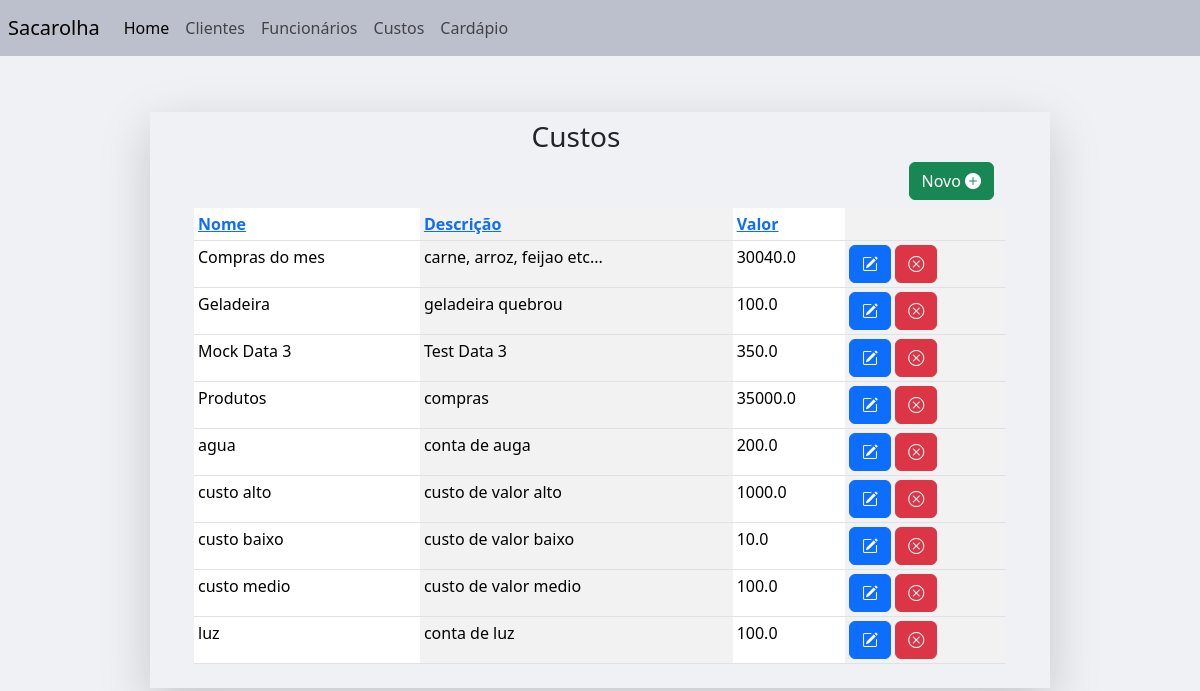
Before: /custo_list (signed in) with the older database file.
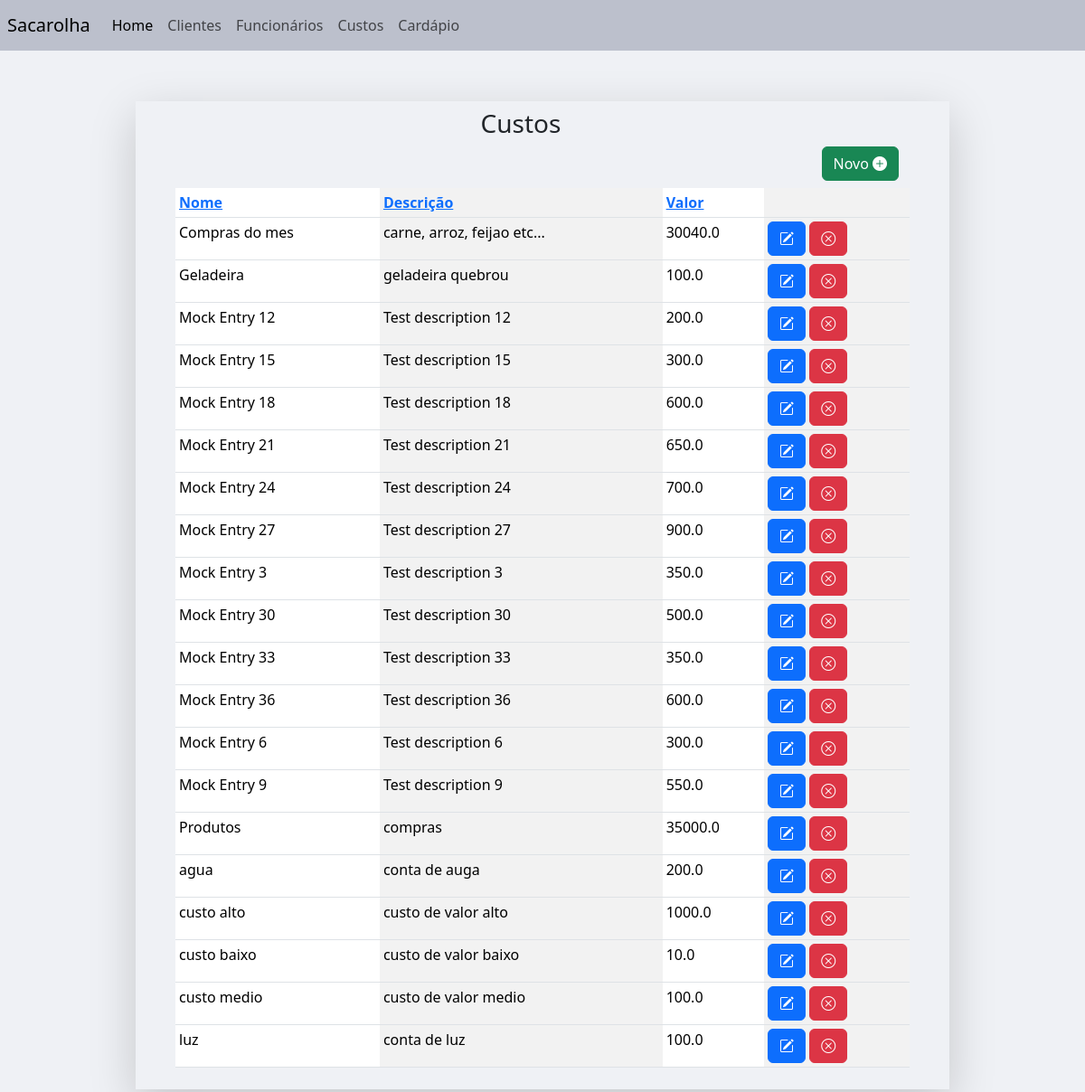
After: the same page with the newer database file.
### main/models.py (models this page shows, shortened)
class RegistroFinanceiro(models.Model):
	category_list = [
		("cliente", "cliente"),
		("custo", "custo"),
		("funcionario", "funcionario"),
	]
	user = models.ForeignKey(User, on_delete=models.CASCADE, null=True)
	name = models.CharField(max_length = 200)
	description = models.CharField(max_length = 200, blank=True)
	value = models.FloatField(validators= [validate_positive])
	category = models.CharField(max_length = 200, choices = category_list)
	state = models.BooleanField(default=True)
	created_at = models.DateTimeField(default=timezone.now)

### main/views.py (the view)
# urls.py: path('custo_list', views.CustoListView.as_view(), name='custo_list'),
class CustoListView(LoginRequiredMixin, ListView):
    login_url = "login"
    template_name = "main/custo/custo_list.html"
    model = RegistroFinanceiro
    def get_queryset(self):
        queryset = super().get_queryset().filter(category='custo')
        order = self.request.GET.get('order', 'asc')
        sort_by = self.request.GET.get('sort', 'name')
        if order == "desc":
            sort_by = f'-{sort_by}'
        queryset= queryset.order_by(sort_by)
        return queryset

### main/templates/main/custo/custo_list.html (shortened to what this page needs)
{%extends "base.html"%}
{%block navbar%}
{%include 'navbar.html'%}
{%endblock navbar%}
{%block content%}
<div align="right" class='pe-5' >
	<h3 align="center">Custos</h3>
<a class='btn btn-success h1' href={%url 'custo_create'%} method='GET'class='h3'>Novo					<i class="bi bi-plus-circle-fill"></i></a>
{%include "main/custo/custo_table.html"%}
</div>
{%endblock content%}

### main/templates/main/custo/custo_table.html
<div class='row ps-5 justify-content-center'>
<table class="table table-striped-columns table-sm">
<thead>
	<tr>
		<th>             <a href="?sort=name&order={% if request.GET.order == 'asc' %}desc{% else %}asc{% endif %}">
			Nome
		</a></th>
		<th>                <a href="?sort=description&order={% if request.GET.order == 'asc' %}desc{% else %}asc{% endif %}">
			Descrição
		</a></th>
		<th>                <a href="?sort=value&order={% if request.GET.order == 'asc' %}desc{% else %}asc{% endif %}">
			Valor
		</a></th>
		<th></th>
	</tr>
</thead>
<tbody>
	{%for object in object_list%}
		{%if object.category == "custo" and object.state == True%}
		<tr>
			<td scope="row">{{object.name}}</td>
			<td scope="row">{{object.description}}</td>
			<td scope="row">{{object.value}}</td>
			<td><a href="{%url 'custo_update' object.id%}" class='btn btn-primary'>
				<i class="bi bi-pencil-square"></i>
			</a>
			<a href="{%url 'custo_softdelete' object.id%}"class='btn btn-danger'>
				<i class="bi bi-x-circle"></i>
			</a>
			</td>
		</tr>
		{%endif%}
	{%endfor%}
</tbody>
</table>
</div>

Changed rows visible on the page:
removed RegistroFinanceiro: name "Mock Data 3", description "Test Data 3", value "350.0"
added RegistroFinanceiro: name "Mock Entry 12", description "Test description 12", value "200.0"
added RegistroFinanceiro: name "Mock Entry 15", description "Test description 15", value "300.0"
added RegistroFinanceiro: name "Mock Entry 18", description "Test description 18", value "600.0"
added RegistroFinanceiro: name "Mock Entry 21", description "Test description 21", value "650.0"
added RegistroFinanceiro: name "Mock Entry 24", description "Test description 24", value "700.0"
added RegistroFinanceiro: name "Mock Entry 27", description "Test description 27", value "900.0"
added RegistroFinanceiro: name "Mock Entry 3", description "Test description 3", value "350.0"
added RegistroFinanceiro: name "Mock Entry 30", description "Test description 30", value "500.0"
added RegistroFinanceiro: name "Mock Entry 33", description "Test description 33", value "350.0"
added RegistroFinanceiro: name "Mock Entry 36", description "Test description 36", value "600.0"
added RegistroFinanceiro: name "Mock Entry 6", description "Test description 6", value "300.0"
added RegistroFinanceiro: name "Mock Entry 9", description "Test description 9", value "550.0"
